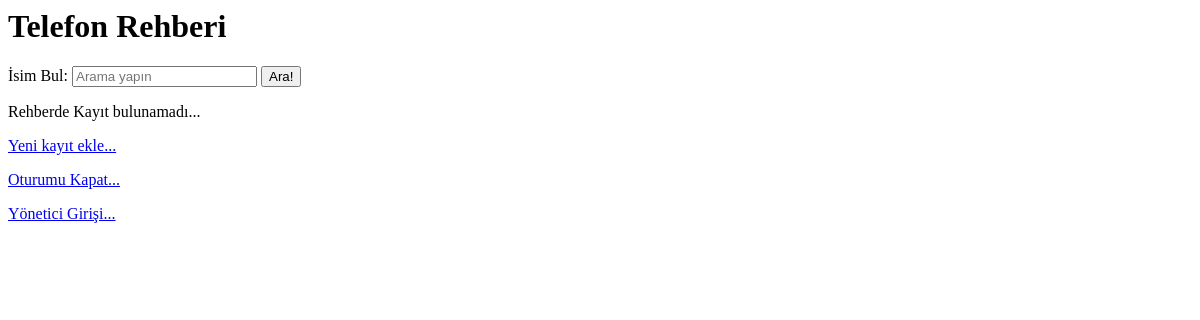
/ (signed in), run on an earlier commit of the app's database.
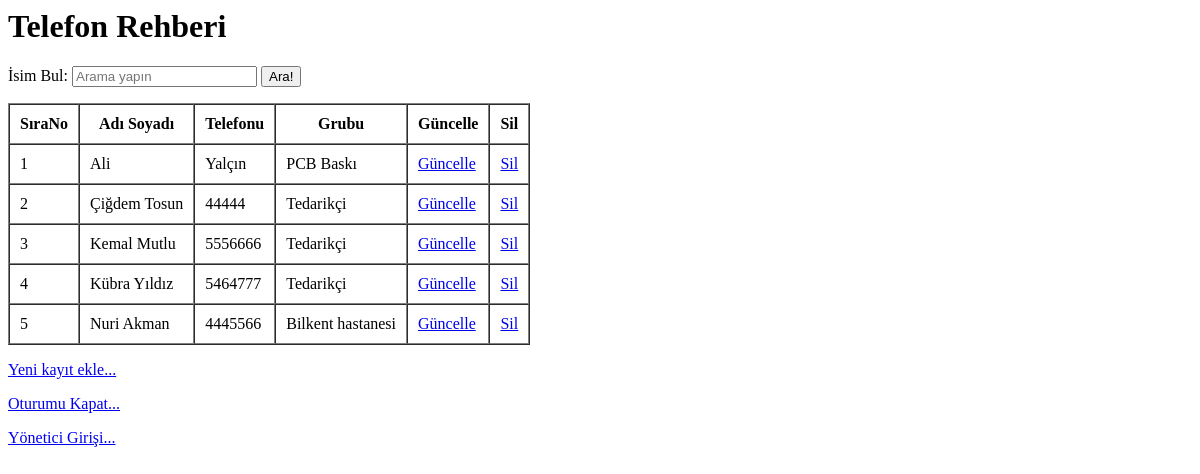
And on a later commit of the database.
### tables this page shows
CREATE TABLE `telefonrehberi` (
  `id` int(11) NOT NULL AUTO_INCREMENT,
  `adisoyadi` varchar(100) NOT NULL,
  `telefonu` varchar(100) NOT NULL,
  `grubu` int(11) NOT NULL,
  PRIMARY KEY (`id`)
);

CREATE TABLE `gruplar` (
  `id` int(11) NOT NULL AUTO_INCREMENT,
  `grupadi` varchar(100) NOT NULL,
  PRIMARY KEY (`id`)
);

### index.php (the view, shortened to what this page needs)
<?php require_once("_config.php"); ?>
<html>
<head>
</head>
<body>
  <h1>Telefon Rehberi</h1>
  <form method="get">
    <p>
      İsim Bul: <input type="text" name="aranan" placeholder="Arama yapın" />
      <input type="submit" value="Ara!" />
    </p>
  </form>
<?php
if( isset($_GET["aranan"]) ) {
  $ARANAN = $_GET["aranan"];
  $SQL = "  SELECT
                telefonrehberi.*,
                gruplar.grupadi
            FROM
                telefonrehberi,
                gruplar
            WHERE
               adisoyadi like '%$ARANAN%'  AND
               telefonrehberi.grubu = gruplar.id
            ORDER BY
              adisoyadi             ";
} else {
  $SQL = "  SELECT
                telefonrehberi.*,
                gruplar.grupadi
            FROM
                telefonrehberi,
                gruplar
            WHERE
               telefonrehberi.grubu = gruplar.id
            ORDER BY
              adisoyadi             ";
}
$rows = mysqli_query($cnnMySQL, $SQL);
$RowCount = mysqli_num_rows($rows);
if($RowCount == 0) {
  echo "Rehberde Kayıt bulunamadı...";
} else {
  if( $_SESSION["yetkili"] == 1 ) {
      echo "<table class='table table-hover' border=1 cellpadding=10 cellspacing=0>
              <tr>
                  <th>SıraNo</th>
                  <th>Adı Soyadı</th>
                  <th>Telefonu</th>
                  <th>Grubu</th>
                  <th>Güncelle</th>
                  <th>Sil</th>
               </tr>";
      $c=0;
      while($row = mysqli_fetch_assoc($rows)) {
        extract($row);
        $c++;
        echo "<tr>
                <td>$c</td>
                <td>$adisoyadi</td>
                <td>$telefonu</td>
                <td>$grupadi</td>
                <td><a href='crud.update.php?kayitno=$id'>Güncelle</a></td>
                <td><a href='crud.delete.php?kayitno=$id'>Sil</a></td>
             </tr>";
      }
      echo "</table>";
  }
}
?>
<?php if( $_SESSION["yetkili"] == 1 ) { ?>
<p> <a href="crud.add.php">Yeni kayıt ekle...</a> </p>
<p> <a href="crud.logout.php">Oturumu Kapat...</a> </p>
<?php } ?>
<p> <a href="crud.login.php">Yönetici Girişi...</a> </p>
</body>
</html>

What changed in the data, as far as the page shows it:
now on this page (row edited): telefonrehberi: adisoyadi "Ali", telefonu "Yalçın", gruplar.grupadi "PCB Baskı"
now on this page (row edited): telefonrehberi: adisoyadi "Çiğdem Tosun", telefonu "44444", gruplar.grupadi "Tedarikçi"
now on this page (row edited): telefonrehberi: adisoyadi "Kemal Mutlu", telefonu "5556666", gruplar.grupadi "Tedarikçi"
added telefonrehberi: adisoyadi "Kübra Yıldız", telefonu "5464777", gruplar.grupadi "Tedarikçi"
now on this page (row edited): telefonrehberi: adisoyadi "Nuri Akman", telefonu "4445566", gruplar.grupadi "Bilkent hastanesi"
Also different on the page:
text no longer shown: "Rehberde Kayıt bulunamadı..."
text now shown: "SıraNo Adı Soyadı Telefonu Grubu Güncelle Sil"
